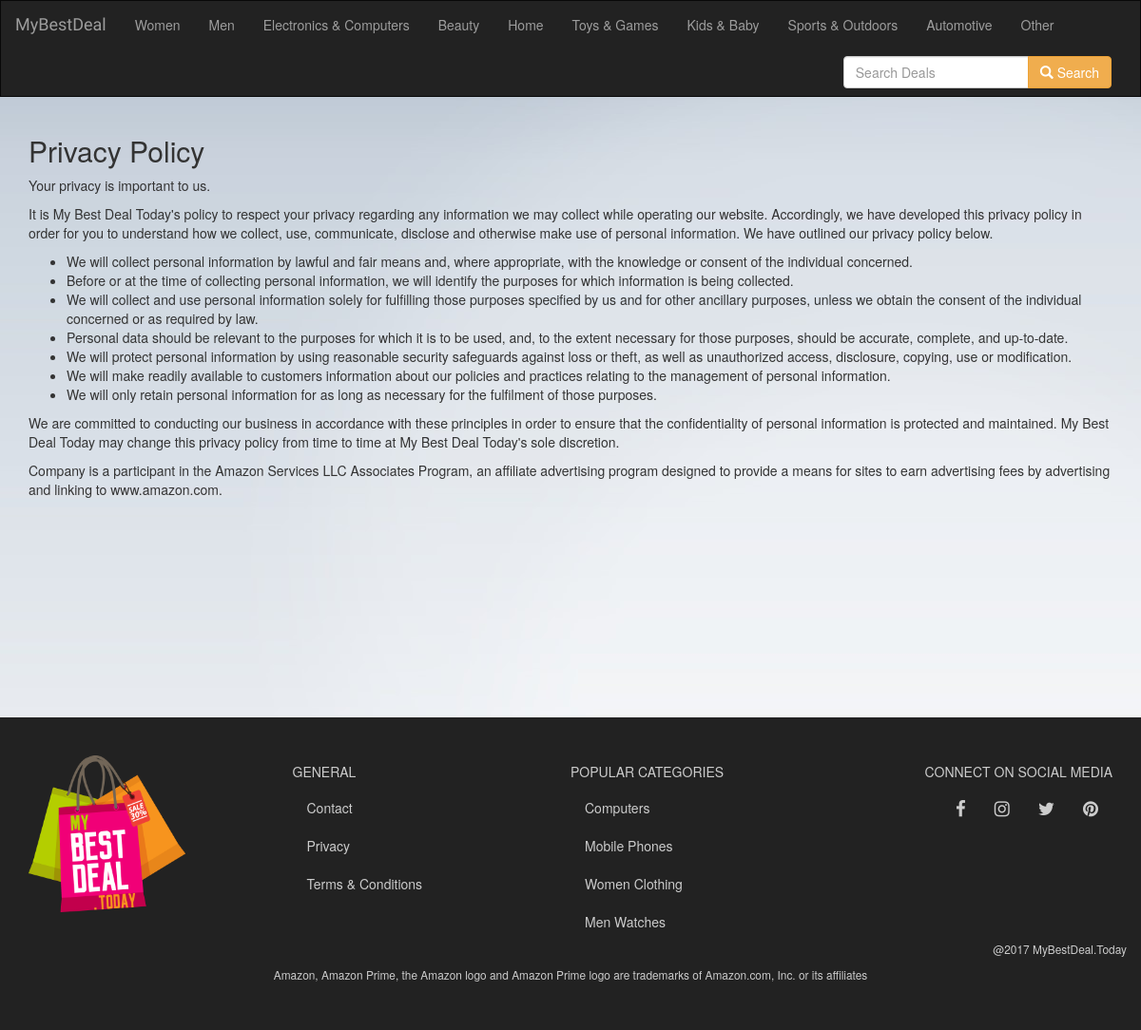
The app's page /privacy/ with its own data.
### bestdeal/models.py (models this page shows, shortened)
class Category(models.Model):
    category_name = models.CharField(max_length=100)

### bestdeal/views.py (the view)
# urls.py: url(r'^privacy/$',views.privacy_view,name='privacy'),
def privacy_view(request):
    return render(request, 'privacy.html')

### bestdeal/templatetags/menu_items.py (called while the page is built)
@register.inclusion_tag('menu_items.html', takes_context=True)
def menu_items(context):
    return {'categories': Category.objects.all(), 'sub_categories': Sub_Category.objects.all().order_by('sub_category_name')}

### templates/privacy.html (shortened to what this page needs)
{% extends 'base.html' %}
{% block body %}
<div class="container">
    <div class="row">
        <div class="col-md-12">
            <h2>Privacy Policy</h2>
  <p>Your privacy is important to us.</p>
  <p>It is My Best Deal Today's policy to respect your privacy regarding any information we may collect while operating our website. Accordingly, we have developed this privacy policy in order for you to understand how we collect, use, communicate, disclose and otherwise make use of personal information. We have outlined our privacy policy below.</p>
  <ul>
    <li>We will collect personal information by lawful and fair means and, where appropriate, with the knowledge or consent of the individual concerned.</li>
    <li>Before or at the time of collecting personal information, we will identify the purposes for which information is being collected.</li>
    <li>We will collect and use personal information solely for fulfilling those purposes specified by us and for other ancillary purposes, unless we obtain the consent of the individual concerned or as required by law.</li>
    <li>Personal data should be relevant to the purposes for which it is to be used, and, to the extent necessary for those purposes, should be accurate, complete, and up-to-date.</li>
    <li>We will protect personal information by using reasonable security safeguards against loss or theft, as well as unauthorized access, disclosure, copying, use or modification.</li>
    <li>We will make readily available to customers information about our policies and practices relating to the management of personal information.</li>
    <li>We will only retain personal information for as long as necessary for the fulfilment of those purposes.</li>
  </ul>
  <p>We are committed to conducting our business in accordance with these principles in order to ensure that the confidentiality of personal information is protected and maintained. My Best Deal Today may change this privacy policy from time to time at My Best Deal Today's sole discretion.</p>
  <p>Company is a participant in the Amazon Services LLC Associates Program, an affiliate advertising program designed to provide a means for sites to earn advertising fees by advertising and linking to www.amazon.com.</p>
            <br><br><br><br><br><br><br><br><br>
        </div>
    </div>
</div>
{% endblock %}

### templates/menu_items.html (shortened to what this page needs)
{% for category in categories %}
    <li class="dropdown">
        <a href="/{{ category.category_name }}/" class="dropdown-toggle" role="button" aria-haspopup="true" aria-expanded="false">{{ category.category_name }}</a>
    </li>
{% endfor %}

### bestdeal/static/bestdeal/style.css (style rules this page uses)
body { background: white url("images/background.jpg"); position: relative; }

### records on screen
Category: category_name "Women"
Category: category_name "Men"
Category: category_name "Electronics & Computers"
Category: category_name "Beauty"
Category: category_name "Home"
Category: category_name "Toys & Games"
Category: category_name "Kids & Baby"
Category: category_name "Sports & Outdoors"
Category: category_name "Automotive"
Category: category_name "Other"
